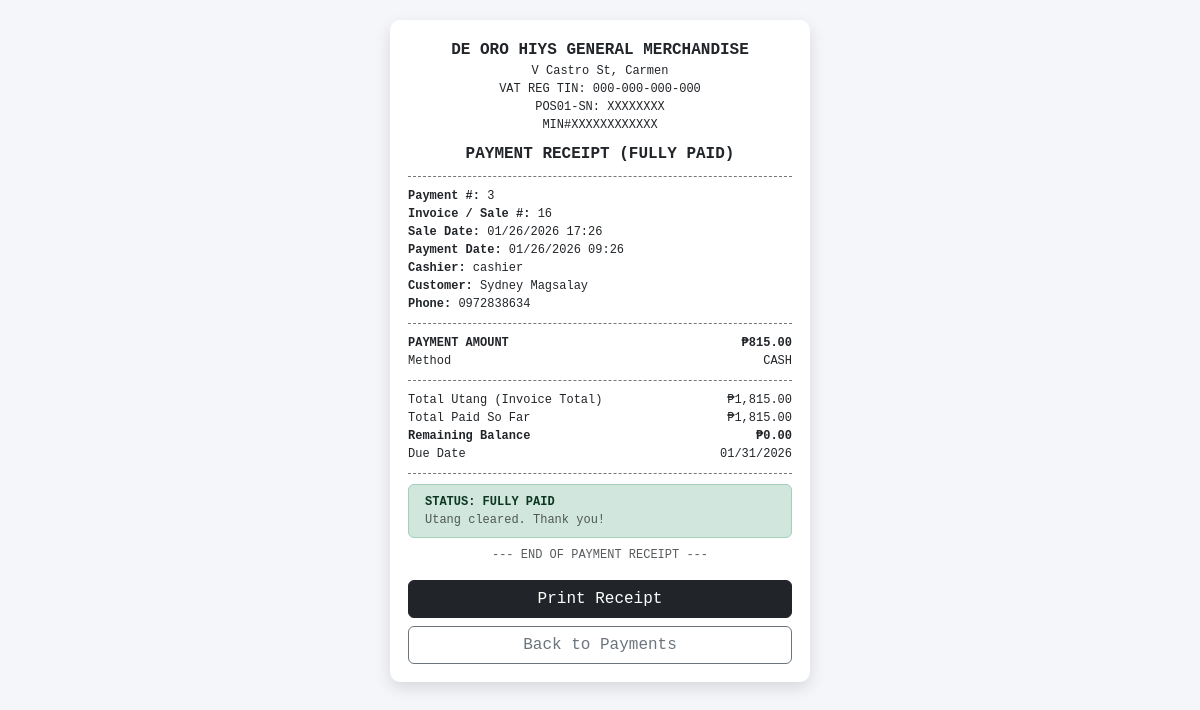
Screenshot of /capstone/cashier/payment_receipt.php?payment_id=3 (signed in) with the database file from the repository.
### tables this page shows
CREATE TABLE `payments` (
  `payment_id` int(11) NOT NULL,
  `sale_id` int(11) DEFAULT NULL,
  `amount` decimal(10,2) DEFAULT NULL,
  `method` enum('cash','gcash','bank') DEFAULT NULL,
  `status` enum('pending','paid','failed') DEFAULT NULL,
  `paid_at` timestamp NULL DEFAULT NULL,
  `external_ref` varchar(100) DEFAULT NULL
);

CREATE TABLE `account_receivable` (
  `ar_id` int(11) NOT NULL,
  `sales_id` int(11) DEFAULT NULL,
  `customer_id` int(11) DEFAULT NULL,
  `total_amount` decimal(10,2) DEFAULT NULL,
  `amount_paid` decimal(10,2) DEFAULT NULL,
  `balance` decimal(10,2) DEFAULT NULL,
  `due_date` date DEFAULT NULL,
  `status` enum('paid','unpaid','partial','overdue') DEFAULT NULL,
  `created_at` timestamp NOT NULL DEFAULT current_timestamp()
);

CREATE TABLE `sales` (
  `sale_id` int(11) NOT NULL,
  `user_id` int(11) DEFAULT NULL,
  `customer_id` int(11) DEFAULT NULL,
  `sale_date` datetime NOT NULL,
  `total_amount` decimal(10,2) DEFAULT NULL,
  `status` varchar(30) NOT NULL DEFAULT 'pending',
  `created_at` timestamp NOT NULL DEFAULT current_timestamp()
);

CREATE TABLE `users` (
  `user_id` int(11) NOT NULL,
  `username` varchar(50) NOT NULL,
  `password` varchar(255) NOT NULL,
  `first_name` varchar(50) DEFAULT NULL,
  `last_name` varchar(50) DEFAULT NULL,
  `phone` varchar(20) DEFAULT NULL,
  `role` varchar(20) NOT NULL,
  `created_at` timestamp NOT NULL DEFAULT current_timestamp(),
  `status` enum('active','inactive') DEFAULT 'active'
);

CREATE TABLE `customers` (
  `customer_id` int(11) NOT NULL,
  `first_name` varchar(50) DEFAULT NULL,
  `last_name` varchar(50) DEFAULT NULL,
  `phone` varchar(20) DEFAULT NULL,
  `address` text DEFAULT NULL,
  `created_at` timestamp NOT NULL DEFAULT current_timestamp()
);

### capstone/cashier/payment_receipt.php (the view, shortened to what this page needs)
<?php
include '../config/db.php';
function h($v){ return htmlspecialchars((string)$v, ENT_QUOTES, 'UTF-8'); }
$payment_id = (int)($_GET['payment_id'] ?? 0);
$companyName = "DE ORO HIYS GENERAL MERCHANDISE";
$companyAddr = "V Castro St, Carmen";
$vatTin      = "000-000-000-000";
$posSn       = "POS01-SN: XXXXXXXX";
$minNo       = "MIN#XXXXXXXXXXXX";
$stmt = $conn->prepare("
  SELECT
    p.payment_id, p.sale_id, p.amount, p.method, p.status, p.paid_at, p.external_ref,
    s.total_amount, s.status AS sale_status, s.sale_date,
    c.first_name, c.last_name, c.phone, c.address,
    u.username AS cashier_name,
    ar.amount_paid, ar.balance, ar.due_date, ar.status AS ar_status
  FROM payments p
  JOIN sales s ON p.sale_id = s.sale_id
  LEFT JOIN account_receivable ar ON ar.sales_id = s.sale_id
  LEFT JOIN customers c ON s.customer_id = c.customer_id
  LEFT JOIN users u ON s.user_id = u.user_id
  WHERE p.payment_id = ?
  LIMIT 1
");
$stmt->bind_param("i", $payment_id);
$stmt->execute();
$data = $stmt->get_result()->fetch_assoc();
$customer = trim(($data['first_name'] ?? '').' '.($data['last_name'] ?? ''));
$remaining = (float)($data['balance'] ?? 0);
$arStatus  = strtolower(trim((string)($data['ar_status'] ?? '')));
$fullyPaid = ($arStatus === 'paid' || $remaining <= 0.00001);
$payLabel = $fullyPaid ? "PAYMENT RECEIPT (FULLY PAID)" : "PAYMENT RECEIPT (PARTIAL)";
?>
<!DOCTYPE html>
<html lang="en">
<head>
<link href="https://cdn.jsdelivr.net/npm/bootstrap@5.3.2/dist/css/bootstrap.min.css" rel="stylesheet">
</head>
<body>
<div class="paper mono">
  <div class="text-center">
    <div class="fw-bold"><?= h($companyName) ?></div>
    <div class="small2"><?= h($companyAddr) ?></div>
    <div class="small2">VAT REG TIN: <?= h($vatTin) ?></div>
    <div class="small2"><?= h($posSn) ?></div>
    <div class="small2"><?= h($minNo) ?></div>
    <div class="fw-bold mt-2"><?= h($payLabel) ?></div>
  </div>
  <div class="dash"></div>
  <div class="small2">
    <div><b>Payment #:</b> <?= (int)$data['payment_id'] ?></div>
    <div><b>Invoice / Sale #:</b> <?= (int)$data['sale_id'] ?></div>
    <div><b>Sale Date:</b> <?= !empty($data['sale_date']) ? h(date("m/d/Y H:i", strtotime($data['sale_date']))) : '—' ?></div>
    <div><b>Payment Date:</b> <?= !empty($data['paid_at']) ? h(date("m/d/Y H:i", strtotime($data['paid_at']))) : '—' ?></div>
    <div><b>Cashier:</b> <?= h($data['cashier_name'] ?: 'Cashier') ?></div>
    <div><b>Customer:</b> <?= h($customer) ?></div>
    <?php if(!empty($data['phone'])): ?>
      <div><b>Phone:</b> <?= h($data['phone']) ?></div>
    <?php endif; ?>
  </div>
  <div class="dash"></div>
  <div class="small2">
    <div class="d-flex justify-content-between fw-bold">
      <span>PAYMENT AMOUNT</span>
      <span>₱<?= number_format((float)$data['amount'],2) ?></span>
    </div>
    <div class="d-flex justify-content-between">
      <span>Method</span>
      <span><?= h(strtoupper((string)($data['method'] ?? 'CASH'))) ?></span>
    </div>
  </div>
  <div class="dash"></div>
  <div class="small2">
    <div class="d-flex justify-content-between">
      <span>Total Utang (Invoice Total)</span>
      <span>₱<?= number_format((float)$data['total_amount'],2) ?></span>
    </div>
    <div class="d-flex justify-content-between">
      <span>Total Paid So Far</span>
      <span>₱<?= number_format((float)($data['amount_paid'] ?? 0),2) ?></span>
    </div>
    <div class="d-flex justify-content-between fw-bold">
      <span>Remaining Balance</span>
      <span>₱<?= number_format(max(0,$remaining),2) ?></span>
    </div>
    <?php if(!empty($data['due_date'])): ?>
      <div class="d-flex justify-content-between">
        <span>Due Date</span>
        <span><?= h(date("m/d/Y", strtotime($data['due_date']))) ?></span>
      </div>
    <?php endif; ?>
  </div>
  <div class="dash"></div>
  <?php if($fullyPaid): ?>
    <div class="alert alert-success py-2 small2 mb-2">
      <div class="fw-bold">STATUS: FULLY PAID</div>
      <div class="text-muted">Utang cleared. Thank you!</div>
    </div>
  <?php endif; ?>
  <div class="text-center small2 text-muted mt-2">
    --- END OF PAYMENT RECEIPT ---
  </div>
  <div class="no-print d-grid gap-2 mt-3">
    <button class="btn btn-dark" onclick="window.print()">Print Receipt</button>
    <a class="btn btn-outline-secondary" href="payments.php">Back to Payments</a>
  </div>
</div>
</body>
</html>

### capstone/cashier/payment_receipt.php (style rules this page uses)
body { background:#f4f6f9; }
.paper { max-width:420px; margin:20px auto; background:#fff; padding:18px; border-radius:10px; box-shadow:0 6px 16px rgba(0,0,0,.12); }
.mono { font-family: ui-monospace, SFMono-Regular, Menlo, Monaco, Consolas, "Liberation Mono", "Courier New", monospace; }
.small2 { font-size:12px; }
.dash { border-top:1px dashed #777; margin:10px 0; }

### rows the page displays
payments: account_receivable.status "PAYMENT RECEIPT (FULLY PAID)", payment_id "3", sale "16", sale.sale_date "01/26/2026 17:26", paid_at "01/26/2026 09:26", users.username "cashier", customers.first_name+last_name "Sydney Magsalay", customers.phone "0972838634", amount "815.00", method "CASH", sale.total_amount "1,815.00", account_receivable.amount_paid "1,815.00", account_receivable.balance "0.00", account_receivable.due_date "01/31/2026"

### other values shown
$companyName "DE ORO HIYS GENERAL MERCHANDISE"
$companyAddr "V Castro St, Carmen"
$vatTin "000-000-000-000"
$posSn "POS01-SN: XXXXXXXX"
$minNo "MIN#XXXXXXXXXXXX"
